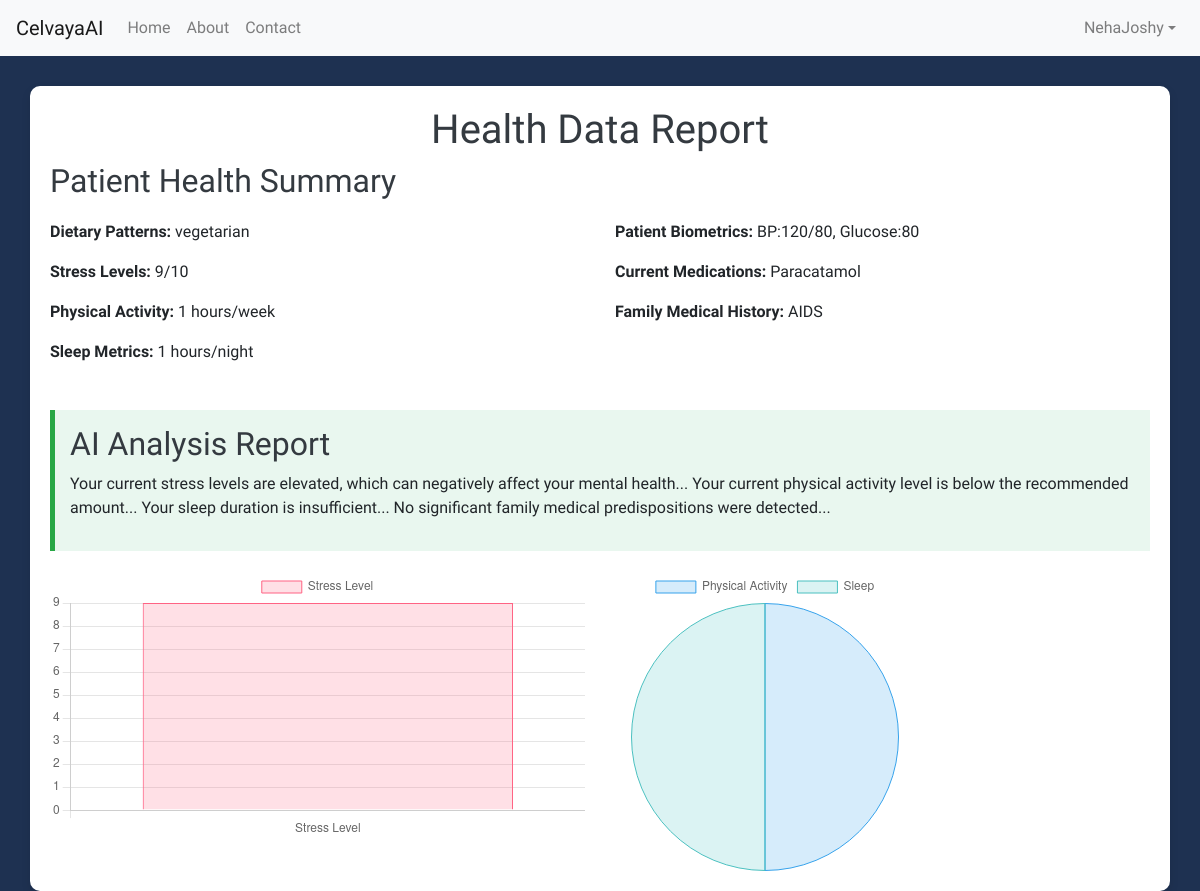
/results/1 (signed in), run on the app's committed database.
### predict/models.py (models this page shows, shortened)
class HealthData(models.Model):
    user = models.ForeignKey(User, on_delete=models.CASCADE)
    diet = models.TextField()
    stress = models.PositiveIntegerField()  # Expected to be between 1 and 10
    activity = models.PositiveIntegerField()  # Expected in hours per week
    sleep = models.PositiveIntegerField()  # Expected in hours per night
    biometrics = models.CharField(max_length=255)  # For BP, Glucose levels, etc.
    medications = models.CharField(max_length=255)
    family_history = models.TextField()

### predict/views.py (the view)
# urls.py: path('results/<int:health_data_id>', results, name='results'),
@login_required()
def results(request, health_data_id):
    health_data = get_object_or_404(HealthData, id=health_data_id)
    ai_analysis_report = analyze_health_data(health_data)
    context = {
        'health_data': health_data,
        'ai_analysis_report': ai_analysis_report,
    }
    return render(request, 'predict/result.html', context)

### templates/predict/result.html (shortened to what this page needs)
<!DOCTYPE html>
<html lang="en">
<head>
    <link rel="stylesheet" href="https://stackpath.bootstrapcdn.com/bootstrap/4.5.2/css/bootstrap.min.css">
</head>
<body>
<nav class="navbar navbar-expand-lg navbar-light bg-light">
    <a class="navbar-brand" href="#">CelvayaAI</a>
    <div class="collapse navbar-collapse" id="navbarNav">
        <ul class="navbar-nav mr-auto">
            <li class="nav-item">
                <a class="nav-link" href="{% url 'home' %}">Home</a>
            </li>
            <li class="nav-item">
                <a class="nav-link" href="{% url 'about' %}">About</a>
            </li>
            <li class="nav-item">
                <a class="nav-link" href="{% url 'contact' %}">Contact</a>
            </li>
        </ul>
        <ul class="navbar-nav ml-auto">
            <li class="nav-item dropdown">
                <a class="nav-link dropdown-toggle d-flex align-items-center" href="#" id="navbarDropdown" role="button"
                   data-toggle="dropdown" aria-haspopup="true" aria-expanded="false">
                    <span>{{ user.username }}</span>
                </a>
            </li>
        </ul>
    </div>
</nav>
<div class="container">
    <h1 class="text-center">Health Data Report</h1>
    <div id="data-summary">
        <h2>Patient Health Summary</h2>
        <div class="summary-row row">
            <div class="col-md-6">
                <p><strong>Dietary Patterns:</strong> {{ health_data.diet }}</p>
                <p><strong>Stress Levels:</strong> {{ health_data.stress }}/10</p>
                <p><strong>Physical Activity:</strong> {{ health_data.activity }} hours/week</p>
                <p><strong>Sleep Metrics:</strong> {{ health_data.sleep }} hours/night</p>
            </div>
            <div class="col-md-6">
                <p><strong>Patient Biometrics:</strong> {{ health_data.biometrics }}</p>
                <p><strong>Current Medications:</strong> {{ health_data.medications }}</p>
                <p><strong>Family Medical History:</strong> {{ health_data.family_history }}</p>
            </div>
        </div>
    </div>
    <div class="ai-analysis">
        <h2>AI Analysis Report</h2>
        <p>{{ ai_analysis_report }}</p>
    </div>
    <div class="chart-row row">
        <div class="col-md-6">
            <div class="chart-container">
                <canvas id="stressChart"></canvas>
            </div>
        </div>
        <div class="col-md-6">
            <div class="chart-container">
                <canvas id="activitySleepChart"></canvas>
            </div>
        </div>
    </div>
    <script>
        // Example chart setup for stress and activity/sleep
        const stressData = {{ health_data.stress }};
        const activityData = {{ health_data.activity }};
        const sleepData = {{ health_data.sleep }};
        // Stress Level Chart
        new Chart(document.getElementById('stressChart').getContext('2d'), {
            type: 'bar',
            data: {
                labels: ['Stress Level'],
                datasets: [{
                    label: 'Stress Level',
                    data: [stressData],
                    backgroundColor: 'rgba(255, 99, 132, 0.2)',
                    borderColor: 'rgba(255, 99, 132, 1)',
                    borderWidth: 1
                }]
            },
            options: { /* Chart options */}
        });
        // Activity and Sleep Chart
        new Chart(document.getElementById('activitySleepChart').getContext('2d'), {
            type: 'pie',
            data: {
                labels: ['Physical Activity', 'Sleep'],
                datasets: [{
                    label: 'Activity and Sleep Breakdown',
                    data: [activityData, sleepData],
                    backgroundColor: ['rgba(54, 162, 235, 0.2)', 'rgba(75, 192, 192, 0.2)'],
                    borderColor: ['rgba(54, 162, 235, 1)', 'rgba(75, 192, 192, 1)'],
                    borderWidth: 1
                }]
            },
            options: { /* Chart options */}
        });
    </script>
</div>
</body>
</html>

### templates/predict/result.html (style rules this page uses)
body { background-color: #1e3151; font-family: 'Raleway', sans-serif; }
.container { margin-top: 30px; background: white; padding: 20px; border-radius: 10px; box-shadow: 0 4px 10px rgba(0, 0, 0, 0.1); }
h1, h2 { color: #343a40; }
.summary-row, .chart-row { margin-top: 20px; }
.chart-container { position: relative; height: 300px; width: 100%; }
.ai-analysis { margin-top: 30px; padding: 15px; background-color: #e9f7ef; border-left: 5px solid #28a745; }

### data on the page
HealthData: diet "vegetarian", stress "9", activity "1", sleep "1", biometrics "BP:120/80, Glucose:80", medications "Paracatamol", family_history "AIDS"

### other printed values
{{ user.username }} "NehaJoshy"
chart data {{ health_data.stress }} 9
chart data {{ health_data.activity }} 1
chart data {{ health_data.sleep }} 1
